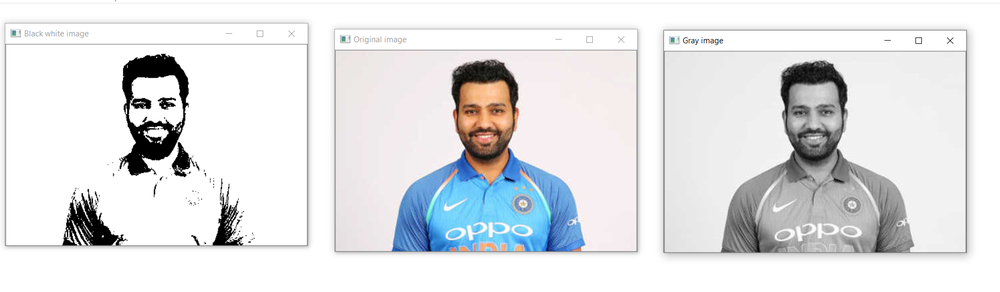
#> input picture Colortoblack/images/image1.png, 1000 x 292 px, shrunk from 1869 x 546 before the run
$ python color.py
#> lines starting #> are read from the running program, lines starting #| are printed output that depends on the picture; after the words box and inside, x2 and y2 are one past the last pixel; in counts of white or black regions, pixels touching at a corner belong together
import cv2
path=input("Please Enter the path of the image : ")
#> the answer given: images/image1.png
originalImage = cv2.imread(path)
#> originalImage is the input picture: shape (292, 1000, 3); mean B, G, R 228.7, 226.7, 225.4
grayImage = cv2.cvtColor(originalImage, cv2.COLOR_BGR2GRAY)
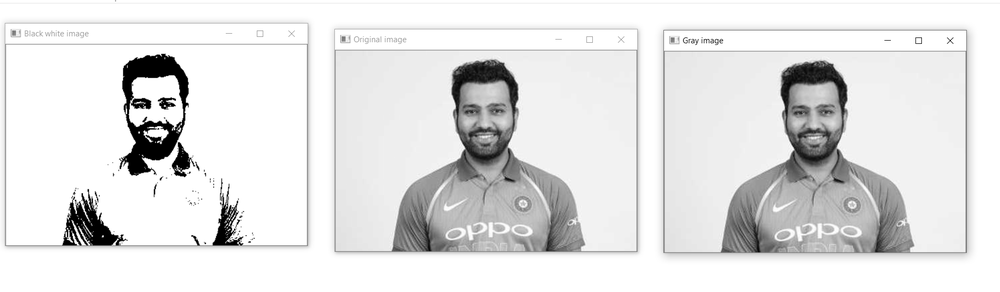
#> grayImage: shape (292, 1000); min 0, max 255, mean 226.5

(thresh, blackAndWhiteImage) = cv2.threshold(grayImage, 127, 255, cv2.THRESH_BINARY)
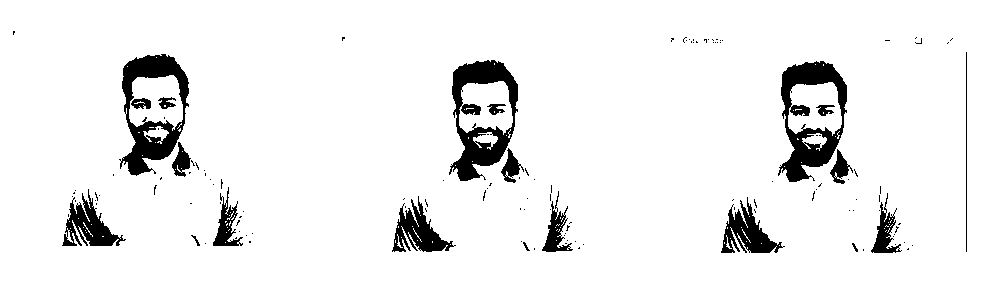
#> blackAndWhiteImage: shape (292, 1000); 93.4% white; 134 black regions (114 under 20 px), largest, box (x1, y1, x2, y2) and area: (778, 61, 847, 182) 3604, (449, 60, 518, 181) 3602, (119, 54, 189, 176) 3433

cv2.imshow('Black white image', blackAndWhiteImage)
cv2.imshow('Original image',originalImage)
cv2.imshow('Gray image', grayImage)

cv2.waitKey(0)
cv2.destroyAllWindows()
